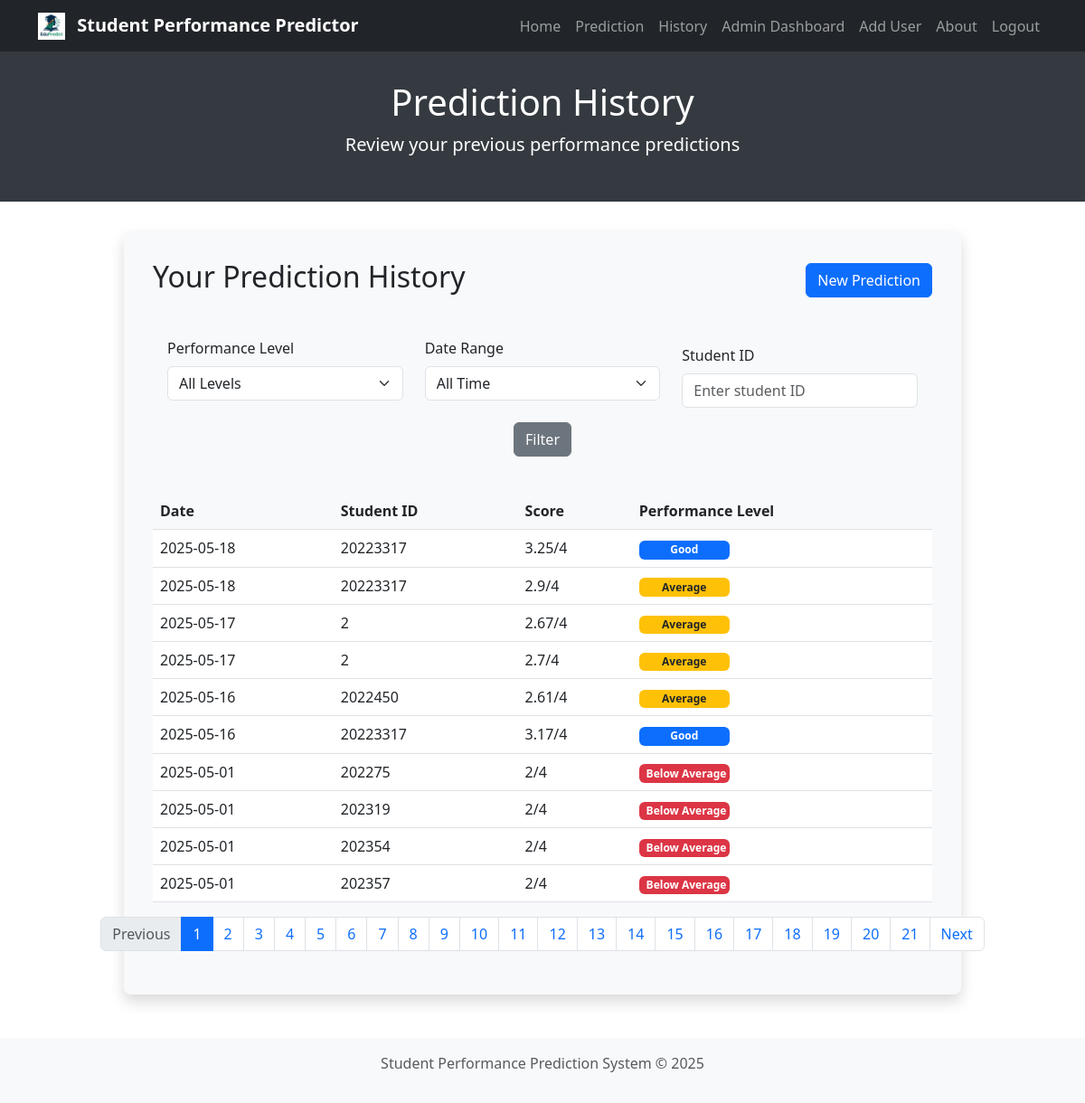
The app's page /history (signed in) with its own data.
### market/models.py (models this page shows)
class Prediction(db.Model):
    id = db.Column(db.Integer, primary_key=True)
    Study_Hours_Per_Day = db.Column(db.Float, nullable=False)
    Extracurricular_Hours_Per_Day = db.Column(db.Float, nullable=False)
    Sleep_Hours_Per_Day = db.Column(db.Float, nullable=False)
    Social_Hours_Per_Day = db.Column(db.Float, nullable=False)
    Physical_Activity_Hours_Per_Day = db.Column(db.Float, nullable=False)
    GPA = db.Column(db.Float, nullable=False)
    Stress_Level = db.Column(db.String(10), nullable=False)
    Predicted_Score = db.Column(db.Float, nullable=False)
    Performance_Level = db.Column(db.String(20), nullable=False)
    Recommendation = db.Column(db.Text, nullable=False)
    date = db.Column(db.DateTime, default=datetime.utcnow)
    Student_Id =db.Column(db.Text, nullable=False)

### market/routes.py (the view)
@main_bp.route('/history')
@login_required
@role_required('admin', 'professor')
def history():
    page = request.args.get('page', 1, type=int)
    per_page = 10
    level_filter = request.args.get('level', '')
    date_range = request.args.get('date_range', '')
    student_id = request.args.get('Student_Id','')
    query = Prediction.query
    if level_filter:
        query = query.filter(Prediction.Performance_Level == level_filter)
    if date_range:
        days = int(date_range)
        query = query.filter(Prediction.date >= datetime.now() - timedelta(days=days))
    if student_id!="":
        query = query.filter(Prediction.Student_Id == student_id)
    predictions = query.order_by(Prediction.date.desc()).paginate(page=page, per_page=per_page, error_out=False)
    return render_template('history.html',
                           predictions=predictions.items,
                           page=page,
                           pages=predictions.pages)

### market/__init__.py (called while the page is built)
@login_manager.user_loader
def load_user(user_id):
    return User.query.get(int(user_id))

### market/routes.py (called while the page is built)
def role_required(*roles):
    def wrapper(f):
        @wraps(f)
        def decorated_function(*args, **kwargs):
            if current_user.is_authenticated and current_user.role in roles:
                return f(*args, **kwargs)
            else:
                abort(403)  # Forbidden
        return decorated_function
    return wrapper

### market/templates/history.html (shortened to what this page needs)
{% extends "layout.html" %}
{% block header_title %}Prediction History{% endblock %}
{% block header_subtitle %}Review your previous performance predictions{% endblock %}
{% block content %}
<div class="row justify-content-center">
    <div class="col-md-10">
        <div class="content-container">
            <div class="d-flex justify-content-between align-items-center mb-4">
                <h2>Your Prediction History</h2>
                <a href="{{ url_for('main.predict_form') }}" class="btn btn-primary">New Prediction</a>
            </div>
            <div class="filters">
                <form method="GET" action="{{ url_for('main.history') }}" class="row align-items-end">
                    <div class="col-md-4 mb-2">
                        <label for="level_filter" class="form-label">Performance Level</label>
                        <select class="form-select" id="level_filter" name="level">
                            <option value="">All Levels</option>
                        </select>
                    </div>
                    <div class="col-md-4 mb-2">
                        <label for="date_filter" class="form-label">Date Range</label>
                        <select class="form-select" id="date_filter" name="date_range">
                            <option value="">All Time</option>
                        </select>
                    </div>
                    <div class="col-md-4">
                        <label for="Student_Id" class="form-label">Student ID</label>
                        <input
                                type="number"
                                class="form-control"
                                id="Student_Id"
                                name="Student_Id"
                                placeholder="Enter student ID"
                                min="0"
                                inputmode="numeric"
                                pattern="\d*"
                                maxlength="10"
                                value="{{ request.args.get('Student_Id', '') }}"
                        >
                    </div>
                   <div class="col-md-12 mt-3 text-center">
    <button type="submit" class="btn btn-secondary">Filter</button>
</div>
                </form>
            </div>
            {% if predictions %}
            <div class="table-responsive">
                <table class="table table-hover history-table">
                    <thead>
                    <tr>
                        <th>Date</th>
                        <th>Student ID</th>
                        <th>Score</th>
                        <th>Performance Level</th>
                    </tr>
                    </thead>
                    <tbody>
                    {% for prediction in predictions %}
                    <tr>
                        <td>{{ prediction.date.strftime('%Y-%m-%d') }}</td>
                        <td>{{ prediction.Student_Id }}</td>
                        <td class="score-cell">{{ prediction.Predicted_Score }}/4</td>
                        <td>
                            {% if prediction.Performance_Level == "Excellent" %}
                            <span class="badge bg-success level-badge">{{ prediction.Performance_Level }}</span>
                            {% elif prediction.Performance_Level == "Good" %}
                            <span class="badge bg-primary level-badge">{{ prediction.Performance_Level }}</span>
                            {% elif prediction.Performance_Level == "Average" %}
                            <span class="badge bg-warning text-dark level-badge">{{ prediction.Performance_Level }}</span>
                            {% else %}
                            <span class="badge bg-danger level-badge">{{ prediction.Performance_Level }}</span>
                            {% endif %}
                        </td>
                    </tr>
                    {% endfor %}
                    </tbody>
                </table>
            </div>
            {% if pages > 1 %}
            <nav aria-label="Prediction history pagination">
                <ul class="pagination justify-content-center">
                    <li class="page-item {% if page == 1 %}disabled{% endif %}">
                        <a class="page-link"
                           href="{{ url_for('main.history', page=page-1, level=request.args.get('level'), date_range=request.args.get('date_range')) }}">Previous</a>
                    </li>
                    {% for p in range(1, pages + 1) %}
                    <li class="page-item {% if p == page %}active{% endif %}">
                        <a class="page-link"
                           href="{{ url_for('main.history', page=p, level=request.args.get('level'), date_range=request.args.get('date_range')) }}">{{
                            p }}</a>
                    </li>
                    {% endfor %}
                    <li class="page-item {% if page == pages %}disabled{% endif %}">
                        <a class="page-link"
                           href="{{ url_for('main.history', page=page+1, level=request.args.get('level'), date_range=request.args.get('date_range')) }}">Next</a>
                    </li>
                </ul>
            </nav>
            {% endif %}
            {% endif %}
        </div>
    </div>
</div>
{% endblock %}

### market/templates/layout.html (shortened to what this page needs)
<!DOCTYPE html>
<html lang="en">
<head>
    <link rel="stylesheet" href="https://cdnjs.cloudflare.com/ajax/libs/bootstrap/5.3.0/css/bootstrap.min.css">
</head>
<body>
<nav class="navbar navbar-expand-lg navbar-dark bg-dark">
    <div class="container">
        <a class="navbar-brand" href="{{ url_for('main.home') }}">
            <img src="/static/logo.jpg" alt="Logo" height="30" class="d-inline-block align-text-top me-2">
            Student Performance Predictor
        </a>
        <div class="collapse navbar-collapse" id="navbarNav">
            <ul class="navbar-nav ms-auto">
                {% if current_user.is_authenticated %}
                <li class="nav-item">
                    <a class="nav-link" href="{{ url_for('main.home') }}">Home</a>
                </li>
                {% if current_user.role in ['admin', 'professor', 'user'] %}
                <li class="nav-item">
                    <a class="nav-link" href="{{ url_for('main.predict_form') }}">Prediction</a>
                </li>
                {% endif %}
                {% if current_user.role in ['admin', 'professor'] %}
                <li class="nav-item">
                    <a class="nav-link" href="{{ url_for('main.history') }}">History</a>
                </li>
                {% endif %}
                {% if current_user.role == 'admin' %}
                <li class="nav-item">
                    <a class="nav-link" href="{{ url_for('main.admin_dashboard') }}">Admin Dashboard</a>
                </li>
                <li class="nav-item">
                    <a class="nav-link" href="{{ url_for('main.register') }}">Add User</a>
                </li>
                {% endif %}
                <li class="nav-item">
                    <a class="nav-link" href="{{ url_for('main.about') }}">About</a>
                </li>
                <li class="nav-item">
                    <a class="nav-link" href="{{ url_for('main.logout') }}">Logout</a>
                </li>
                {% else %}
                <li class="nav-item">
                    <a class="nav-link" href="{{ url_for('main.login') }}">Login</a>
                </li>
                {% endif %}
            </ul>
        </div>
    </div>
</nav>
{% block header %}
<div class="header-container text-center">
    <h1>{% block header_title %}Student Performance Prediction{% endblock %}</h1>
    <p class="lead">{% block header_subtitle %}Predict academic performance based on various factors{% endblock %}</p>
</div>
{% endblock %}
<div class="container">
    {% block content %}{% endblock %}
</div>
<footer class="py-3 bg-light text-center">
    <div class="container">
        <p class="text-muted">Student Performance Prediction System &copy; 2025</p>
    </div>
</footer>
<link
        rel="stylesheet"
        href="https://cdn.jsdelivr.net/npm/bootstrap-icons@1.10.5/font/bootstrap-icons.css"
/>
</body>
</html>

### market/templates/layout.html (style rules this page uses)
.navbar-brand { font-weight: bold; }
.header-container { background-color: #343a40; color: white; padding: 2rem 0; margin-bottom: 2rem; }
footer { margin-top: 3rem; }
.form-container, .content-container { background-color: #f8f9fa; padding: 2rem; border-radius: 8px; box-shadow: 0 0.5rem 1rem rgba(0, 0, 0, 0.15); }

### market/templates/history.html (style rules this page uses)
.history-table th { background-color: #f8f9fa; }
.level-badge { width: 100px; }
.filters { padding: 1rem; background-color: #f8f9fa; border-radius: 8px; margin-bottom: 1.5rem; }

### records on screen
Prediction: date "2025-05-18", Student_Id "20223317", Predicted_Score "3.25", Performance_Level "Good"
Prediction: date "2025-05-18", Student_Id "20223317", Predicted_Score "2.9", Performance_Level "Average"
Prediction: date "2025-05-17", Student_Id "2", Predicted_Score "2.67", Performance_Level "Average"
Prediction: date "2025-05-17", Student_Id "2", Predicted_Score "2.7", Performance_Level "Average"
Prediction: date "2025-05-16", Student_Id "2022450", Predicted_Score "2.61", Performance_Level "Average"
Prediction: date "2025-05-16", Student_Id "20223317", Predicted_Score "3.17", Performance_Level "Good"
Prediction: date "2025-05-01", Student_Id "202275", Predicted_Score "2", Performance_Level "Below Average"
Prediction: date "2025-05-01", Student_Id "202319", Predicted_Score "2", Performance_Level "Below Average"
Prediction: date "2025-05-01", Student_Id "202354", Predicted_Score "2", Performance_Level "Below Average"
Prediction: date "2025-05-01", Student_Id "202357", Predicted_Score "2", Performance_Level "Below Average"

### other values on screen
{{ p }} "1" "2" "3" "4" "5" "6" "7" "8" "9" "10" "11" "12" "13" "14" "15" "16" "17" "18" "19" "20" "21"
